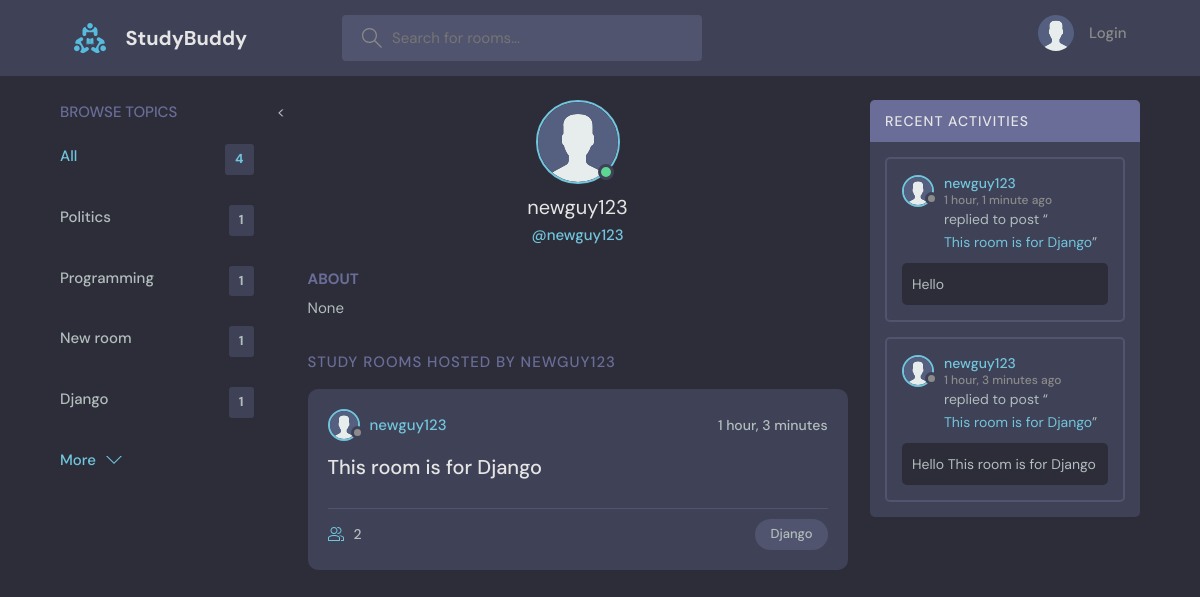
The app's page /profile/2/ with its own data.
### base/models.py (models this page shows, shortened)
class Topic(models.Model):
    name= models.TextField()

class User(AbstractUser):
    pass
    name= models.CharField(max_length=200, null=True)
    email= models.EmailField(unique= True,null= True)
    bio = models.TextField(null = True)
    avatar= models.ImageField(null= True, default="avatar.svg")
    USERNAME_FIELD='email'
    REQUIRED_FIELDS=[]

class Room(models.Model):
    topic= models.ForeignKey(Topic, on_delete=models.SET_NULL, null= True)
    host= models.ForeignKey(User,on_delete= models.SET_NULL, null= True)
    name= models.CharField(max_length=200)
    description= models.TextField(null=True, blank= True)
    participants= models.ManyToManyField(User,related_name='participants',blank=True)
    created = models.DateTimeField(auto_now_add=True)
    updated= models.DateTimeField(auto_now= True)
    def __str__(self):
        return self.name
    class Meta:
        ordering = ['-created', '-updated']

class Message(models.Model):
    user= models.ForeignKey(User, on_delete=models.CASCADE)
    room = models.ForeignKey(Room, on_delete=models.CASCADE) ## One to Many Relationship (One room can have multiple messages but one text can only
    body = models.TextField()
    created = models.DateTimeField(auto_now_add=True)
    updated= models.DateTimeField(auto_now= True)
    class Meta:
        ordering = ['-created', '-updated']

### base/views.py (the view)
# urls.py: path('profile/<str:val>/', views.userProfile, name= 'user-profile'),
def userProfile(request,val):
    user= User.objects.get(id=val)
    rooms= user.room_set.all()
    room_messages = user.message_set.all()
    topics= Topic.objects.all()
    context={'user':user, 'rooms1': rooms, 'room_messages':room_messages, 'topics': topics}
    return render(request,'base/profile.html', context)

### base/templates/base/profile.html (shortened to what this page needs)
{% extends 'main.html' %}
{% block content %}
<main class="profile-page layout layout--3">
  <div class="container">
    {% include 'base/topics_component.html' %}
    <div class="roomList">
      <div class="profile">
        <div class="profile__avatar">
          <div class="avatar avatar--large active">
            <img src="{{user.avatar.url}}" />
          </div>
        </div>
        <div class="profile__info">
          <h3>{{user.username}}</h3>
          <p>@{{user.username}}</p>
        </div>
        <div class="profile__about">
          <h3>About</h3>
          <p>
            {{user.bio}}
          </p>
        </div>
      </div>
      <div class="roomList__header">
        <div>
          <h2>Study Rooms Hosted by {{user.username}}</a>
          </h2>
        </div>
      </div>
      {% include 'base/feed_component.html' %}
    </div>
    {% include 'base/activity_component.html' %}
  </div>
</main>
{% endblock content %}

### templates/main.html (shortened to what this page needs)
<!DOCTYPE html>
{% load static %}
<html lang="en">
  <head>
    <link rel="stylesheet" href="{% static 'styles/style.css' %}" />
  </head>
  <body>
    {% include 'navbar.html' %}
    {% block content %}
    {% endblock %}
  </body>
</html>

### templates/navbar.html (shortened to what this page needs)
{% load static %}
<header class="header header--loggedIn">
    <div class="container">
      <a href="{% url 'home' %}" class="header__logo">
        <img src="{% static 'images/logo.svg' %}" />
        <h1>StudyBuddy</h1>
      </a>
      <form method="GET" class="header__search" action="{% url 'home' %}">
        <label>
          <input type="text" name="q" placeholder="Search for rooms..." />
        </label>
      </form>
      <nav class="header__menu">
        {% if request.user.is_authenticated %}
        <div class="header__user">
          <a href="/">
            <div class="avatar avatar--medium active">
              <img src="{{request.user.avatar.url}}" />
            </div>
            <p>{{request.user.username}} <span>@{{request.user.username}}</span></p>
          </a>
          <button class="dropdown-button">
            <svg version="1.1" xmlns="http://www.w3.org/2000/svg" width="32" height="32" viewBox="0 0 32 32">
              <title>chevron-down</title>
              <path d="M16 21l-13-13h-3l16 16 16-16h-3l-13 13z"></path>
            </svg>
          </button>
        </div>
        {% else %}
        <a href="{% url 'login' %}">
          <img src="{% static 'images/avatar.svg' %}" />
          <p>Login</p>
        </a>
        {% endif %}
      </nav>
    </div>
  </header>

### base/templates/base/topics_component.html (shortened to what this page needs)
<div class="topics">
    <div class="topics__header">
      <h2>Browse Topics</h2>
    </div>
    <ul class="topics__list">
      <li>
        <a href="{% url 'home' %}" class="active">All <span>{{topics.count}}</span></a>
      </li>
      {% for topic in topics %}
      {% if topic.room_set.all.count >= 1 %}
      <li>
        <a href="{% url 'home' %}?q={{topic.name}}">{{topic.name}} <span>{{topic.room_set.all.count}}</span></a>
      </li>
      {% endif %}
      {% endfor %}
    </ul>
    <button class="btn btn--link" href="topics.html">
      More
      <svg version="1.1" xmlns="http://www.w3.org/2000/svg" width="32" height="32" viewBox="0 0 32 32">
        <title>chevron-down</title>
        <path d="M16 21l-13-13h-3l16 16 16-16h-3l-13 13z"></path>
      </svg>
    </button>
  </div>
    <

### base/templates/base/feed_component.html (shortened to what this page needs)
{% for room in rooms1 %}
<div class="roomListRoom">
    <div class="roomListRoom__header">
      <a href="{% url 'user-profile' room.host.id %}" class="roomListRoom__author">
        <div class="avatar avatar--small">
          <img src="{{room.host.avatar.url}}" />
        </div>
        <span>{{room.host.username}}</span>
      </a>
      <div class="roomListRoom__actions">
        <span>{{room.created|timesince}}</span>
      </div>
    </div>
    <div class="roomListRoom__content">
      <a href="{% url 'room' room.id %}">{{room.name}}</a>
    </div>
    <div class="roomListRoom__meta">
      <a href="{% url 'room' room.id %}" class="roomListRoom__joined">
        {{room.participants.all.count}}
      </a>
      <p class="roomListRoom__topic">{{room.topic.name}}</p>
    </div>
  </div>
{% endfor %}

### base/templates/base/activity_component.html (shortened to what this page needs)
 <div class="activities">
    <div class="activities__header">
      <h2>Recent Activities</h2>
    </div>
    {% for message in room_messages %}
    <div class="activities__box">
      <div class="activities__boxHeader roomListRoom__header">
        <a href="{% url 'user-profile' message.user.id %}" class="roomListRoom__author">
          <div class="avatar avatar--small">
            <img src="{{message.user.avatar.url}}" />
          </div>
          <p>
            {{message.user.username}}
            <span>{{message.created|timesince}} ago</span>
          </p>
        </a>
      </div>
      <div class="activities__boxContent">
        <p>replied to post “<a href="{% url 'room' message.room.id %}">{{message.room}}</a>”</p>
        <div class="activities__boxRoomContent">
          {{message.body}}
        </div>
      </div>
    </div>
 {% endfor %}
  </div>

### records on screen
Topic: name "Politics", room_set.all.count "1"
Topic: name "Programming", room_set.all.count "1"
Topic: name "New room", room_set.all.count "1"
Topic: name "Django", room_set.all.count "1"
User: avatar (placeholder picture), username "newguy123", bio "None", username "NEWGUY123"
Room: host.avatar (placeholder picture), host.username "newguy123", created "1 hour, 3 minutes", name "This room is for Django", participants.all.count "2", topic.name "Django"
Message: user.avatar (placeholder picture), user.username "newguy123", created "1 hour, 1 minute", room "This room is for Django", body "Hello"
Message: user.avatar (placeholder picture), user.username "newguy123", created "1 hour, 3 minutes", room "This room is for Django", body "Hello This room is for Django"

### other values on screen
{{ topics.count }} "4"
